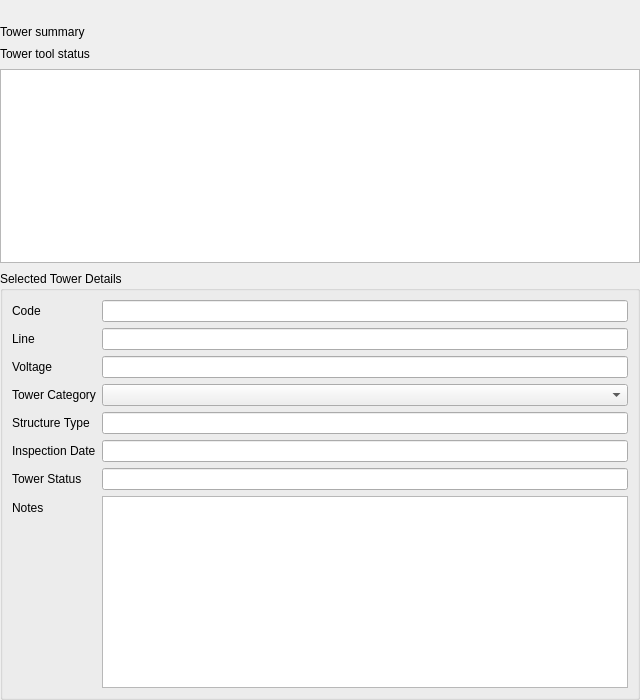
<?xml version="1.0" encoding="UTF-8"?>
<ui version="4.0">
 <class>TowerEditorWidget</class>
 <widget class="QWidget" name="TowerEditorWidget">
  <property name="geometry">
   <rect>
    <x>0</x>
    <y>0</y>
    <width>640</width>
    <height>700</height>
   </rect>
  </property>
  <layout class="QVBoxLayout" name="verticalLayout">
   <property name="leftMargin">
    <number>0</number>
   </property>
   <property name="topMargin">
    <number>0</number>
   </property>
   <property name="rightMargin">
    <number>0</number>
   </property>
   <property name="bottomMargin">
    <number>0</number>
   </property>
   <property name="spacing">
    <number>8</number>
   </property>
   <item>
    <widget class="QWidget" name="towerToolbarHost" native="true">
     <layout class="QHBoxLayout" name="towerToolbarHostLayout">
      <property name="leftMargin">
       <number>0</number>
      </property>
      <property name="topMargin">
       <number>0</number>
      </property>
      <property name="rightMargin">
       <number>0</number>
      </property>
      <property name="bottomMargin">
       <number>0</number>
      </property>
      <item>
       <widget class="QToolBar" name="towerToolBar"/>
      </item>
     </layout>
    </widget>
   </item>
   <item>
    <widget class="QLabel" name="towerCountValueLabel">
     <property name="text">
      <string>Tower summary</string>
     </property>
    </widget>
   </item>
   <item>
    <widget class="QLabel" name="towerToolStatusLabel">
     <property name="text">
      <string>Tower tool status</string>
     </property>
    </widget>
   </item>
   <item>
    <widget class="QTableWidget" name="towerTableWidget"/>
   </item>
   <item>
    <widget class="QGroupBox" name="towerDetailsGroupBox">
     <property name="title">
      <string>Selected Tower Details</string>
     </property>
     <layout class="QFormLayout" name="towerDetailsLayout">
      <item row="0" column="0">
       <widget class="QLabel" name="towerCodeLabel">
        <property name="text">
         <string>Code</string>
        </property>
       </widget>
      </item>
      <item row="0" column="1">
       <widget class="QLineEdit" name="towerCodeEdit"/>
      </item>
      <item row="1" column="0">
       <widget class="QLabel" name="towerLineNameLabel">
        <property name="text">
         <string>Line</string>
        </property>
       </widget>
      </item>
      <item row="1" column="1">
       <widget class="QLineEdit" name="towerLineNameEdit"/>
      </item>
      <item row="2" column="0">
       <widget class="QLabel" name="towerVoltageLevelLabel">
        <property name="text">
         <string>Voltage</string>
        </property>
       </widget>
      </item>
      <item row="2" column="1">
       <widget class="QLineEdit" name="towerVoltageLevelEdit"/>
      </item>
      <item row="3" column="0">
       <widget class="QLabel" name="towerTypeLabel">
        <property name="text">
         <string>Tower Category</string>
        </property>
       </widget>
      </item>
      <item row="3" column="1">
       <widget class="QComboBox" name="towerTypeComboBox"/>
      </item>
      <item row="4" column="0">
       <widget class="QLabel" name="towerStructureTypeLabel">
        <property name="text">
         <string>Structure Type</string>
        </property>
       </widget>
      </item>
      <item row="4" column="1">
       <widget class="QLineEdit" name="towerStructureTypeEdit"/>
      </item>
      <item row="5" column="0">
       <widget class="QLabel" name="towerInspectionDateLabel">
        <property name="text">
         <string>Inspection Date</string>
        </property>
       </widget>
      </item>
      <item row="5" column="1">
       <widget class="QLineEdit" name="towerInspectionDateEdit"/>
      </item>
      <item row="6" column="0">
       <widget class="QLabel" name="towerStatusLabel">
        <property name="text">
         <string>Tower Status</string>
        </property>
       </widget>
      </item>
      <item row="6" column="1">
       <widget class="QLineEdit" name="towerStatusEdit"/>
      </item>
      <item row="7" column="0">
       <widget class="QLabel" name="towerNotesLabel">
        <property name="text">
         <string>Notes</string>
        </property>
       </widget>
      </item>
      <item row="7" column="1">
       <widget class="QPlainTextEdit" name="towerNotesEdit"/>
      </item>
     </layout>
    </widget>
   </item>
  </layout>
 </widget>
 <resources/>
 <connections/>
</ui>
